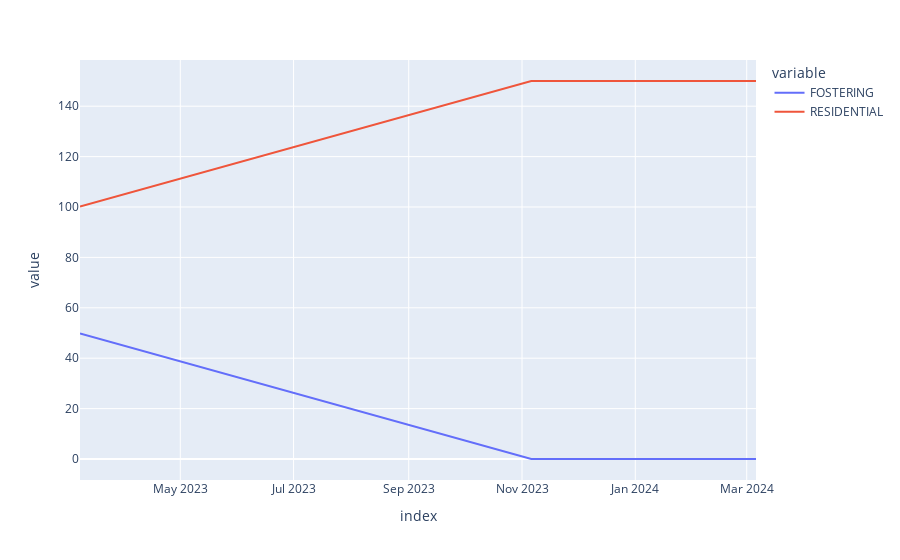

Source (notebook cell):
### Code cell
predictor = ModelPredictor(population=stock, transition_numbers=daily_entrants)
forecast = predictor.predict(steps=365, step_days=1)
forecast.columns = pd.MultiIndex.from_tuples(forecast.columns)
forecast = forecast.fillna(0).groupby(level=1, axis=1).sum()

fig = forecast.plot()
fig.show()

### Figure 1 — Plotly figure (JSON) as saved in the notebook; plotly's stock layout.template omitted (floating-point values rounded to 4 significant figures; data arrays with more than 128 entries replaced by an {"elided": "..."} marker saying what was removed)
{"data": [{"hovertemplate": "variable=FOSTERING<br>index=%{x}<br>value=%{y}<extra></extra>", "legendgroup": "FOSTERING", "line": {"color": "#636efa", "dash": "solid"}, "marker": {"symbol": "circle"}, "mode": "lines", "name": "FOSTERING", "orientation": "v", "showlegend": true, "type": "scatter", "x": {"elided": "365 str values"}, "xaxis": "x", "y": {"elided": "365 float values"}, "yaxis": "y"}, {"hovertemplate": "variable=RESIDENTIAL<br>index=%{x}<br>value=%{y}<extra></extra>", "legendgroup": "RESIDENTIAL", "line": {"color": "#EF553B", "dash": "solid"}, "marker": {"symbol": "circle"}, "mode": "lines", "name": "RESIDENTIAL", "orientation": "v", "showlegend": true, "type": "scatter", "x": {"elided": "365 str values"}, "xaxis": "x", "y": {"elided": "365 float values"}, "yaxis": "y"}], "layout": {"autosize": true, "legend": {"title": {"text": "variable"}, "tracegroupgap": 0}, "margin": {"t": 60}, "xaxis": {"anchor": "y", "autorange": true, "domain": [0, 1], "range": ["2023-03-08", "2024-03-06"], "title": {"text": "index"}, "type": "date"}, "yaxis": {"anchor": "x", "autorange": true, "domain": [0, 1], "range": [-8.333, 158.3], "title": {"text": "value"}, "type": "linear"}}}
